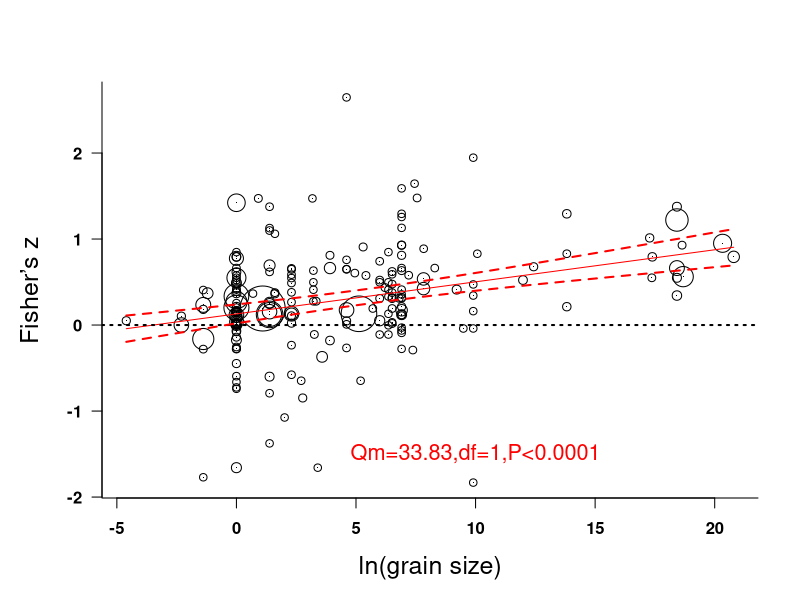
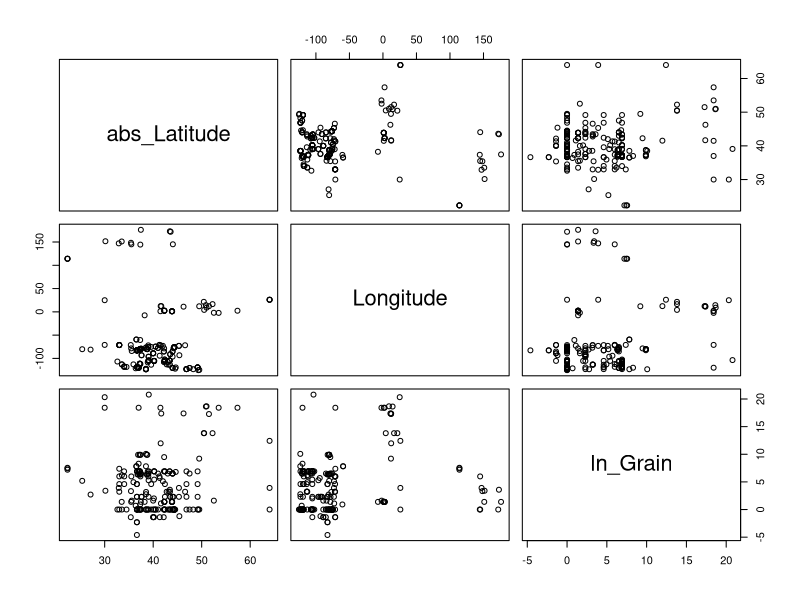
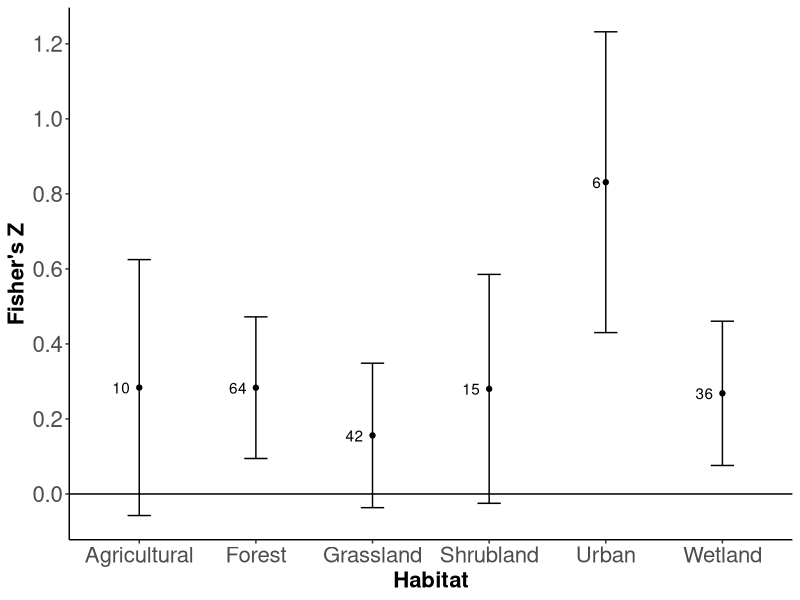
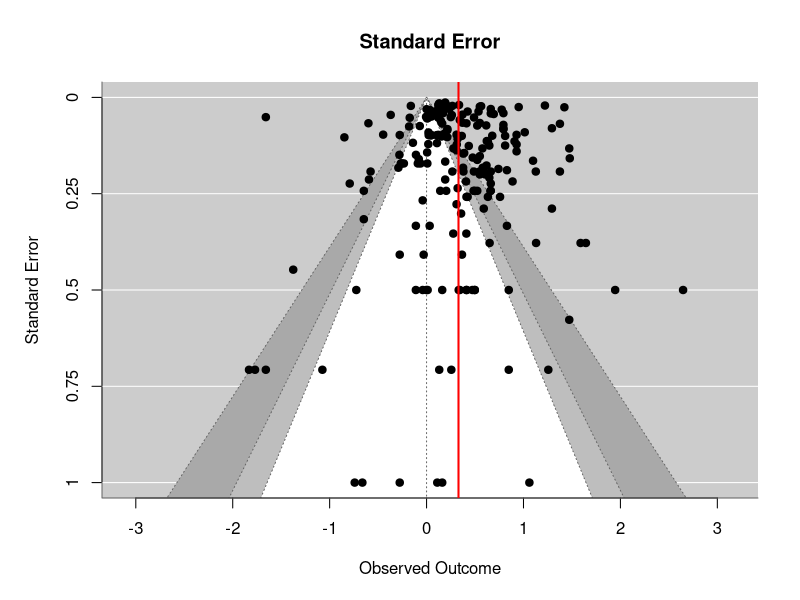

These figures' R source, in order:
## ---- chunk 1
library(metafor)
library(plyr)
library(polycor)
library(readr)
library(ggplot2)
## ---- chunk 2
dat<- read_csv("DataS2_MetaAnalysisDatabase.csv")
dat<-as.data.frame(dat)
dat$abs_Latitude <- abs(dat$Latitude)
## ---- chunk 3
random <- list(~ 1 | Study / Case)
metar <- rma.mv(yi = z, V = var_z, mods = ~ ln_Grain, random = random, data = dat, method = "ML")

###得到图1及table2中的结果
summary(metar)

####计算该分层模型的I2
W <- diag(1/dat$var_z)
X <- model.matrix(metar)
P <- W - W %*% X %*% solve(t(X) %*% W %*% X) %*% t(X) %*% W
100 * sum(metar$sigma2) / (sum(metar$sigma2) + (metar$k-metar$p)/sum(diag(P)))
## ---- chunk 4
par(mar=c(5.1,5.1,4.1,2.1))
new_ln_Grain<-seq(from = min(dat$ln_Grain),to = max(dat$ln_Grain), length = 204)
preds <- predict(metar, newmods=new_ln_Grain)
wi<- 1/dat$var_z
wi <- na.omit(wi)
size  <-1+ 5.0 * (wi - min(wi))/(max(wi) - min(wi))

plot(dat$ln_Grain, dat$z, pch=1, cex=size, col="black",
         xlab="ln(grain size)", ylab="Fisher’s z",
         las=1, bty="l", font=2,cex.lab=1.5)
points(dat$ln_Grain, dat$z, pch=16, cex=0.1)
lines(new_ln_Grain, preds$pred,col="red")
abline(h=0, lty="dotted",col="black",lwd=2)
lines(new_ln_Grain, preds$ci.lb, lty="dashed",lwd=2,col="red")
lines(new_ln_Grain, preds$ci.ub, lty="dashed",lwd=2,col="red")
text(c(10), -1.5, c("Qm=33.83,df=1,P<0.0001"),cex=1.3,font=1,col="red")
## ---- chunk 5
pairs(~ abs_Latitude + Longitude + ln_Grain, data = dat)
dat$Habitat_type<-as.factor(dat$Habitat_type)
dat$Extent<-as.ordered(dat$Extent)

hetcor(data = dat[, c("ln_Grain", "abs_Latitude", "Longitude", "Extent", "Habitat_type")], std.err = FALSE)

lat <- rma.mv(yi = z, V = var_z, mods = ~ abs_Latitude, random = random, data = dat, method = "ML")
lon2 <- rma.mv(yi = z, V = var_z, mods = ~ Longitude + I(Longitude^2), random = random, data = dat, method = "ML")
ext <- rma.mv(yi = z, V = var_z, mods = ~ -1 + Extent, random = random, data = dat, method = "ML")
ext.ord <- rma.mv(yi = z, V = var_z, mods = ~ ordered(Extent), random = random, data = dat, method = "ML")
summary(ext.ord)

subset.hab <- dat[which(dat$Habitat_type != "many"), ]
hab.full <- rma.mv(yi = z, V = var_z, mods = ~ -1 + Habitat_type, random = random, data = dat, method = "ML")
hab <- rma.mv(yi = z, V = var_z, mods = ~ -1 + Habitat_type, random = random, data = subset.hab, method = "ML")
hab.Q <- rma.mv(yi = z, V = var_z, mods = ~ Habitat_type, random = random, data = subset.hab, method = "ML")
summary(hab.Q)

###I2的计算
W <- diag(1/subset.hab$var_z)
X <- model.matrix(hab.Q)
P <- W - W %*% X %*% solve(t(X) %*% W %*% X) %*% t(X) %*% W
100 * sum(hab.Q$sigma2) / (sum(hab.Q$sigma2) + (hab.Q$k-hab.Q$p)/sum(diag(P)))
## ---- chunk 6
coef(summary(hab))
estimates4 <- coef(summary(hab))[,1]
se4 <- coef(summary(hab))[,2]
variances4<- se4^2

dd1<-as.data.frame(table(subset.hab$Habitat_type))

samplesize<-as.data.frame(dd1$Freq)
samplesize<-samplesize[-4,]
labels4 <- c("Agricultural", "Forest", "Grassland", "Shrubland", "Urban", "Wetland")
dat2<-as.data.frame(cbind(labels4,estimates4,se4))

dat2$estimates4 <- as.numeric(as.character(dat2$estimates4))
dat2$se4 <- as.numeric(as.character(dat2$se4))
dat2$samplesize <- samplesize

ggplot(dat=dat2,aes(x=labels4, y=estimates4))+geom_point()+
geom_errorbar(aes(ymin=estimates4-1.96*se4, 
                  ymax=estimates4+1.96*se4), 
              width=.2)+
             theme_bw() + 
             labs(x="Habitat",y="Fisher's Z")+
             scale_y_continuous(breaks = seq(-0.2, 1.2, by = 0.2))+
             theme(panel.border = element_blank(), 
             panel.grid.major = element_blank(),
             panel.grid.minor = element_blank(), 
             axis.line = element_line(colour = "black"))+
             theme(axis.text=element_text(size=16),
             axis.title=element_text(size=16,face="bold"))+
             geom_hline(yintercept =0)+
  geom_text(aes(label=samplesize), hjust=1.5)
## ---- chunk 7
randomonly <- rma.mv(yi = z, V = var_z, random = random, data = dat, method = "REML")
randomonly2 <- rma(yi = z, vi = var_z, data = dat)
funnel(randomonly2, level=c(90, 95, 99),
       shade=c("white", "gray", "darkgray"), refline=0,
       main="Standard Error")
abline(v=randomonly$b, lty="solid",col="red",lwd=2)
